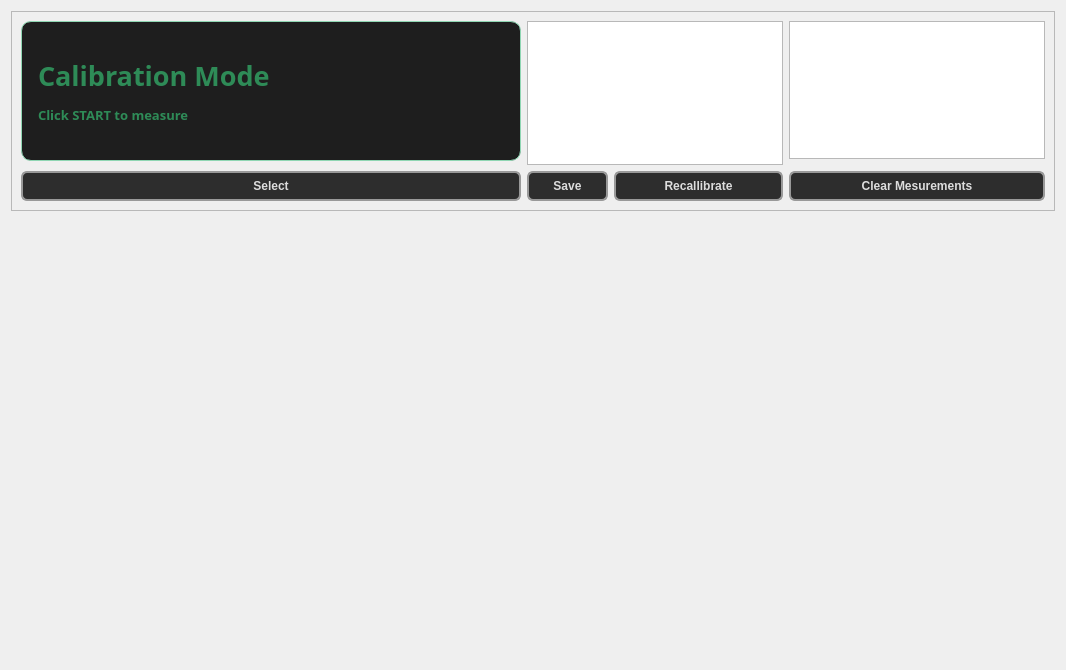
      <widget class="QWidget" name="tab_6">
       <property name="styleSheet">
        <string notr="true"/>
       </property>
       <attribute name="title">
        <string>Mesurement</string>
       </attribute>
       <layout class="QVBoxLayout" name="verticalLayout_2">
        <item>
         <widget class="QFrame" name="frame_3">
          <property name="sizePolicy">
           <sizepolicy hsizetype="Preferred" vsizetype="Expanding">
            <horstretch>0</horstretch>
            <verstretch>0</verstretch>
           </sizepolicy>
          </property>
          <property name="minimumSize">
           <size>
            <width>0</width>
            <height>200</height>
           </size>
          </property>
          <property name="maximumSize">
           <size>
            <width>16777215</width>
            <height>200</height>
           </size>
          </property>
          <property name="frameShape">
           <enum>QFrame::StyledPanel</enum>
          </property>
          <property name="frameShadow">
           <enum>QFrame::Raised</enum>
          </property>
          <layout class="QGridLayout" name="gridLayout_12">
           <item row="3" column="5" colspan="2">
            <widget class="QPushButton" name="clear_measure_btn">
             <property name="styleSheet">
              <string notr="true">QPushButton {
    background-color: #2d2d2d;          /* same tone as slider sub-page */
    border: 2px solid #999;             /* metallic border like slider lever */
    border-radius: 6px;
    padding: 6px 12px;
    color: #dddddd;
    font-weight: bold;
	
}

/* Hover effect: subtle brightness increase */
QPushButton:hover {
    background-color: #3a3a3a;
    border-color: #ccc;
}

QPushButton:pressed {
    background: qlineargradient(x1:0, y1:0, x2:0, y2:1,
        stop:0 #1a1a2a, stop:0.5 #0a0a1a, stop:1 #00000a);
    color: #a0a0ff;
    border: 2px solid #5555ff;
    text-shadow: 0px 0px 8px rgba(100, 100, 255, 0.7);
    box-shadow: 0px 0px 15px rgba(100, 100, 255, 0.4);
}
</string>
             </property>
             <property name="text">
              <string>Clear Mesurements</string>
             </property>
            </widget>
           </item>
           <item row="1" column="2" rowspan="2" colspan="3">
            <widget class="QListWidget" name="saved_scr"/>
           </item>
           <item row="1" column="5" colspan="2">
            <widget class="QListWidget" name="measure_scr"/>
           </item>
           <item row="3" column="1">
            <widget class="QPushButton" name="select_btn">
             <property name="styleSheet">
              <string notr="true">QPushButton {
    background-color: #2d2d2d;          /* same tone as slider sub-page */
    border: 2px solid #999;             /* metallic border like slider lever */
    border-radius: 6px;
    padding: 6px 12px;
    color: #dddddd;
    font-weight: bold;
	
}

/* Hover effect: subtle brightness increase */
QPushButton:hover {
    background-color: #3a3a3a;
    border-color: #ccc;
}

QPushButton:pressed {
    background: qlineargradient(x1:0, y1:0, x2:0, y2:1,
        stop:0 #1a1a2a, stop:0.5 #0a0a1a, stop:1 #00000a);
    color: #a0a0ff;
    border: 2px solid #5555ff;
    text-shadow: 0px 0px 8px rgba(100, 100, 255, 0.7);
    box-shadow: 0px 0px 15px rgba(100, 100, 255, 0.4);
}</string>
             </property>
             <property name="text">
              <string>Select</string>
             </property>
            </widget>
           </item>
           <item row="3" column="3" colspan="2">
            <widget class="QPushButton" name="recallibrate_btn">
             <property name="styleSheet">
              <string notr="true">QPushButton {
    background-color: #2d2d2d;          /* same tone as slider sub-page */
    border: 2px solid #999;             /* metallic border like slider lever */
    border-radius: 6px;
    padding: 6px 12px;
    color: #dddddd;
    font-weight: bold;
	
}

/* Hover effect: subtle brightness increase */
QPushButton:hover {
    background-color: #3a3a3a;
    border-color: #ccc;
}

QPushButton:pressed {
    background: qlineargradient(x1:0, y1:0, x2:0, y2:1,
        stop:0 #1a1a2a, stop:0.5 #0a0a1a, stop:1 #00000a);
    color: #a0a0ff;
    border: 2px solid #5555ff;
    text-shadow: 0px 0px 8px rgba(100, 100, 255, 0.7);
    box-shadow: 0px 0px 15px rgba(100, 100, 255, 0.4);
}
</string>
             </property>
             <property name="text">
              <string>Recallibrate</string>
             </property>
            </widget>
           </item>
           <item row="3" column="2">
            <widget class="QPushButton" name="save_btn">
             <property name="styleSheet">
              <string notr="true">QPushButton {
    background-color: #2d2d2d;          /* same tone as slider sub-page */
    border: 2px solid #999;             /* metallic border like slider lever */
    border-radius: 6px;
    padding: 6px 12px;
    color: #dddddd;
    font-weight: bold;
	
}

/* Hover effect: subtle brightness increase */
QPushButton:hover {
    background-color: #3a3a3a;
    border-color: #ccc;
}

QPushButton:pressed {
    background: qlineargradient(x1:0, y1:0, x2:0, y2:1,
        stop:0 #1a1a2a, stop:0.5 #0a0a1a, stop:1 #00000a);
    color: #a0a0ff;
    border: 2px solid #5555ff;
    text-shadow: 0px 0px 8px rgba(100, 100, 255, 0.7);
    box-shadow: 0px 0px 15px rgba(100, 100, 255, 0.4);
}
</string>
             </property>
             <property name="text">
              <string>Save</string>
             </property>
            </widget>
           </item>
           <item row="1" column="1">
            <widget class="QLabel" name="set_mode_label">
             <property name="sizePolicy">
              <sizepolicy hsizetype="Preferred" vsizetype="Preferred">
               <horstretch>71</horstretch>
               <verstretch>0</verstretch>
              </sizepolicy>
             </property>
             <property name="minimumSize">
              <size>
               <width>500</width>
               <height>140</height>
              </size>
             </property>
             <property name="maximumSize">
              <size>
               <width>500</width>
               <height>170</height>
              </size>
             </property>
             <property name="palette">
              <palette>
               <active>
                <colorrole role="WindowText">
                 <brush brushstyle="SolidPattern">
                  <color alpha="255">
                   <red>46</red>
                   <green>139</green>
                   <blue>87</blue>
                  </color>
                 </brush>
                </colorrole>
                <colorrole role="Button">
                 <brush brushstyle="SolidPattern">
                  <color alpha="255">
                   <red>30</red>
                   <green>30</green>
                   <blue>30</blue>
                  </color>
                 </brush>
                </colorrole>
                <colorrole role="Text">
                 <brush brushstyle="SolidPattern">
                  <color alpha="255">
                   <red>46</red>
                   <green>139</green>
                   <blue>87</blue>
                  </color>
                 </brush>
                </colorrole>
                <colorrole role="ButtonText">
                 <brush brushstyle="SolidPattern">
                  <color alpha="255">
                   <red>46</red>
                   <green>139</green>
                   <blue>87</blue>
                  </color>
                 </brush>
                </colorrole>
                <colorrole role="Base">
                 <brush brushstyle="SolidPattern">
                  <color alpha="255">
                   <red>30</red>
                   <green>30</green>
                   <blue>30</blue>
                  </color>
                 </brush>
                </colorrole>
                <colorrole role="Window">
                 <brush brushstyle="SolidPattern">
                  <color alpha="255">
                   <red>30</red>
                   <green>30</green>
                   <blue>30</blue>
                  </color>
                 </brush>
                </colorrole>
                <colorrole role="Highlight">
                 <brush brushstyle="SolidPattern">
                  <color alpha="255">
                   <red>0</red>
                   <green>77</green>
                   <blue>64</blue>
                  </color>
                 </brush>
                </colorrole>
                <colorrole role="HighlightedText">
                 <brush brushstyle="SolidPattern">
                  <color alpha="255">
                   <red>255</red>
                   <green>255</green>
                   <blue>255</blue>
                  </color>
                 </brush>
                </colorrole>
                <colorrole role="PlaceholderText">
                 <brush brushstyle="NoBrush">
                  <color alpha="128">
                   <red>46</red>
                   <green>139</green>
                   <blue>87</blue>
                  </color>
                 </brush>
                </colorrole>
               </active>
               <inactive>
                <colorrole role="WindowText">
                 <brush brushstyle="SolidPattern">
                  <color alpha="255">
                   <red>46</red>
                   <green>139</green>
                   <blue>87</blue>
                  </color>
                 </brush>
                </colorrole>
                <colorrole role="Button">
                 <brush brushstyle="SolidPattern">
                  <color alpha="255">
                   <red>30</red>
                   <green>30</green>
                   <blue>30</blue>
                  </color>
                 </brush>
                </colorrole>
                <colorrole role="Text">
                 <brush brushstyle="SolidPattern">
                  <color alpha="255">
                   <red>46</red>
                   <green>139</green>
                   <blue>87</blue>
                  </color>
                 </brush>
                </colorrole>
                <colorrole role="ButtonText">
                 <brush brushstyle="SolidPattern">
                  <color alpha="255">
                   <red>46</red>
                   <green>139</green>
                   <blue>87</blue>
                  </color>
                 </brush>
                </colorrole>
                <colorrole role="Base">
                 <brush brushstyle="SolidPattern">
                  <color alpha="255">
                   <red>30</red>
                   <green>30</green>
                   <blue>30</blue>
                  </color>
                 </brush>
                </colorrole>
                <colorrole role="Window">
                 <brush brushstyle="SolidPattern">
                  <color alpha="255">
                   <red>30</red>
                   <green>30</green>
                   <blue>30</blue>
                  </color>
                 </brush>
                </colorrole>
                <colorrole role="Highlight">
                 <brush brushstyle="SolidPattern">
                  <color alpha="255">
                   <red>0</red>
                   <green>77</green>
                   <blue>64</blue>
                  </color>
                 </brush>
                </colorrole>
                <colorrole role="HighlightedText">
                 <brush brushstyle="SolidPattern">
                  <color alpha="255">
                   <red>255</red>
                   <green>255</green>
                   <blue>255</blue>
                  </color>
                 </brush>
                </colorrole>
                <colorrole role="PlaceholderText">
                 <brush brushstyle="NoBrush">
                  <color alpha="128">
                   <red>46</red>
                   <green>139</green>
                   <blue>87</blue>
                  </color>
                 </brush>
                </colorrole>
               </inactive>
               <disabled>
                <colorrole role="WindowText">
                 <brush brushstyle="SolidPattern">
                  <color alpha="255">
                   <red>46</red>
                   <green>139</green>
                   <blue>87</blue>
                  </color>
                 </brush>
                </colorrole>
                <colorrole role="Button">
                 <brush brushstyle="SolidPattern">
                  <color alpha="255">
                   <red>30</red>
                   <green>30</green>
                   <blue>30</blue>
                  </color>
                 </brush>
                </colorrole>
                <colorrole role="Text">
                 <brush brushstyle="SolidPattern">
                  <color alpha="255">
                   <red>46</red>
                   <green>139</green>
                   <blue>87</blue>
                  </color>
                 </brush>
                </colorrole>
                <colorrole role="ButtonText">
                 <brush brushstyle="SolidPattern">
                  <color alpha="255">
                   <red>46</red>
                   <green>139</green>
                   <blue>87</blue>
                  </color>
                 </brush>
                </colorrole>
                <colorrole role="Base">
                 <brush brushstyle="SolidPattern">
                  <color alpha="255">
                   <red>30</red>
                   <green>30</green>
                   <blue>30</blue>
                  </color>
                 </brush>
                </colorrole>
                <colorrole role="Window">
                 <brush brushstyle="SolidPattern">
                  <color alpha="255">
                   <red>30</red>
                   <green>30</green>
                   <blue>30</blue>
                  </color>
                 </brush>
                </colorrole>
                <colorrole role="Highlight">
                 <brush brushstyle="SolidPattern">
                  <color alpha="255">
                   <red>0</red>
                   <green>77</green>
                   <blue>64</blue>
                  </color>
                 </brush>
                </colorrole>
                <colorrole role="HighlightedText">
                 <brush brushstyle="SolidPattern">
                  <color alpha="255">
                   <red>255</red>
                   <green>255</green>
                   <blue>255</blue>
                  </color>
                 </brush>
                </colorrole>
                <colorrole role="PlaceholderText">
                 <brush brushstyle="NoBrush">
                  <color alpha="128">
                   <red>46</red>
                   <green>139</green>
                   <blue>87</blue>
                  </color>
                 </brush>
                </colorrole>
               </disabled>
              </palette>
             </property>
             <property name="font">
              <font>
               <family>Segon Ui</family>
               <pointsize>-1</pointsize>
               <weight>75</weight>
               <bold>true</bold>
              </font>
             </property>
             <property name="statusTip">
              <string extracomment=" Click START to measure "/>
             </property>
             <property name="whatsThis">
              <string extracomment=" Click START to measure "/>
             </property>
             <property name="accessibleName">
              <string extracomment=" Click START to measure "/>
             </property>
             <property name="accessibleDescription">
              <string extracomment=" Click START to measure "/>
             </property>
             <property name="styleSheet">
              <string notr="true">color: 70,70,70;
background-color: #1e1e1e;
padding: 8px 16px;
border-radius: 10px;
font-weight: 600;
border: 1px solid #8fd6b3;
font-size: 40px;</string>
             </property>
             <property name="text">
              <string extracomment=" Click START to measure ">&lt;html&gt;&lt;head/&gt;&lt;body&gt;&lt;p&gt;&lt;span style=&quot; font-size:20pt;&quot;&gt;Calibration Mode&lt;/span&gt;&lt;/p&gt;&lt;p&gt;&lt;span style=&quot; font-size:10pt;&quot;&gt; Click START to measure &lt;/span&gt;&lt;/p&gt;&lt;/body&gt;&lt;/html&gt;</string>
             </property>
             <property name="scaledContents">
              <bool>true</bool>
             </property>
             <property name="alignment">
              <set>Qt::AlignJustify|Qt::AlignVCenter</set>
             </property>
            </widget>
           </item>
          </layout>
         </widget>
        </item>
        <item>
         <widget class="QLabel" name="display_measure">
          <property name="sizePolicy">
           <sizepolicy hsizetype="Preferred" vsizetype="Expanding">
            <horstretch>0</horstretch>
            <verstretch>0</verstretch>
           </sizepolicy>
          </property>
          <property name="minimumSize">
           <size>
            <width>0</width>
            <height>442</height>
           </size>
          </property>
          <property name="text">
           <string/>
          </property>
         </widget>
        </item>
       </layout>
      </widget>
